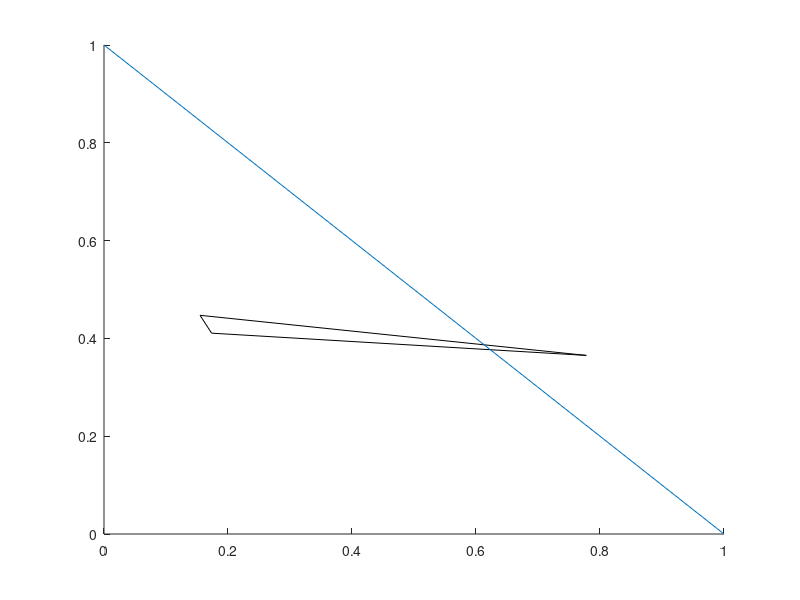

Write the MATLAB code that produced this figure.
function pickHit
f = figure;
ax = axes;
p = patch(rand(1,3),rand(1,3),'g');
l = line([1 0],[0 1]);
set(f,'ButtonDownFcn',@(~,~)disp('figure'),...
   'HitTest','off')
set(ax,'ButtonDownFcn',@(~,~)disp('axes'),...
   'HitTest','off')
set(p,'ButtonDownFcn',@(~,~)disp('patch'),...
   'PickableParts','all','FaceColor','none')
set(l,'ButtonDownFcn',@(~,~)disp('line'),...
   'HitTest','off')
end